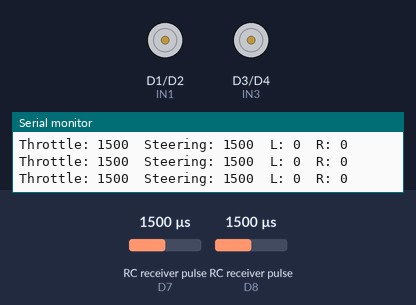
Bench run of a sketch on a simulated ESP8266 (NodeMCU). On the bench: motor-driver pin pairs drawn as motors (green arrow = first pin HIGH = forward, orange = second pin HIGH = backward, longer = more drive, scaled by the enable pin), the last lines printed to the serial monitor. Wiring (inferred from the names in the program): 2 × RC receiver channel: data D7 / data D8. The inputs (shaded band) are chosen by the test bench; at power-on: RC receiver pulse (sensors on D7, D8) 1500 µs.

Above: at 1.2 s.
1.3 s: RC receiver pulse (sensor on D7) set to 1460 µs
2.8 s: RC receiver pulse (sensor on D7) set to 1438 µs
At 3.2 s:
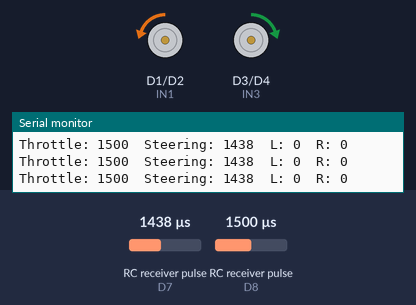
4.3 s: RC receiver pulse (sensor on D8) set to 1463 µs
5.8 s: RC receiver pulse (sensor on D8) set to 1443 µs
At 6.6 s:
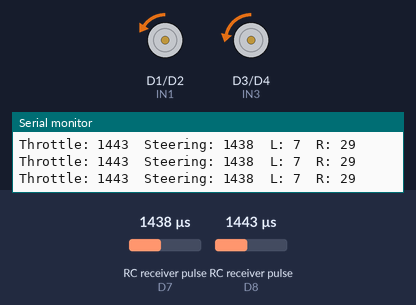
7.3 s: RC receiver pulse (sensor on D7) set to 1020 µs
At 8.5 s:
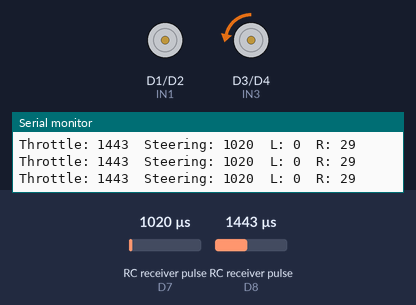
8.8 s: RC receiver pulse (sensor on D8) set to 1020 µs
At 9.2 s:
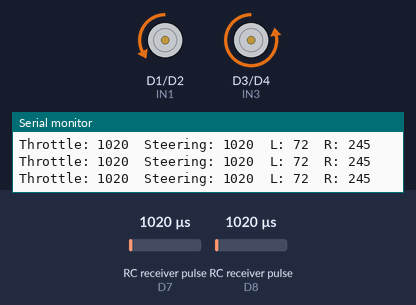
Timing chart, 0 to 11.3 s (numbered marks = the images above; inputs shaded):
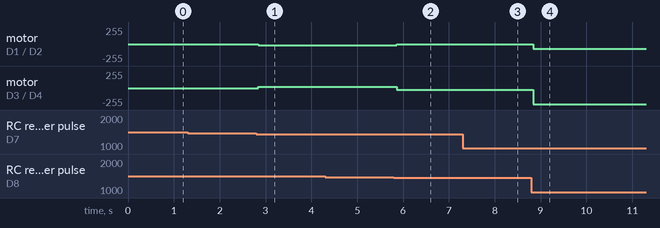

The sketch:

NodeMCU_Chassis.ino
```cpp
// --- 4WD Rover using CT6B Receiver, ESP8266, and L298N ---
// Author: Kareem Un Nawaz
// Version: Stable Smooth Control (All-wheel sync)

// Motor driver pins
#define IN1 D1   // Left motor forward
#define IN2 D2   // Left motor backward
#define IN3 D3   // Right motor forward
#define IN4 D4   // Right motor backward
#define ENA D5   // Left enable (PWM)
#define ENB D6   // Right enable (PWM)

// Receiver pins
#define STEERING_PIN D7  // CH1
#define THROTTLE_PIN D8  // CH2

// Calibration
int throttleNeutral = 1500;
int steeringNeutral = 1500;
int deadzone = 50;

void setup() {
  Serial.begin(9600);

  pinMode(IN1, OUTPUT);
  pinMode(IN2, OUTPUT);
  pinMode(IN3, OUTPUT);
  pinMode(IN4, OUTPUT);
  pinMode(ENA, OUTPUT);
  pinMode(ENB, OUTPUT);

  pinMode(THROTTLE_PIN, INPUT);
  pinMode(STEERING_PIN, INPUT);

  stopMotors();

  Serial.println("✅ 4WD Rover Ready (Smooth Steering + Speed Control)");
}

void loop() {
  int throttleValue = pulseIn(THROTTLE_PIN, HIGH, 25000);
  int steeringValue = pulseIn(STEERING_PIN, HIGH, 25000);

  if (throttleValue == 0 || steeringValue == 0) {
    stopMotors();
    return;
  }

  // Normalize input range (1000–2000 µs)
  int throttle = throttleValue - throttleNeutral;  // forward/backward
  int steering = steeringValue - steeringNeutral;  // left/right

  // Basic deadzone
  if (abs(throttle) < deadzone) throttle = 0;
  if (abs(steering) < deadzone) steering = 0;

  // Map values to PWM range (0–255)
  int baseSpeed = map(abs(throttle), 0, 500, 0, 255);
  baseSpeed = constrain(baseSpeed, 0, 255);

  int turnAdjust = map(abs(steering), 0, 500, 0, 180);
  turnAdjust = constrain(turnAdjust, 0, 180);

  int leftSpeed = baseSpeed;
  int rightSpeed = baseSpeed;

  // Adjust for turning
  if (steering > 0) {          // Turn Right
    rightSpeed -= turnAdjust;
  } else if (steering < 0) {   // Turn Left
    leftSpeed -= turnAdjust;
  }

  // Clamp speed values
  leftSpeed = constrain(leftSpeed, 0, 255);
  rightSpeed = constrain(rightSpeed, 0, 255);

  // Movement Direction
  if (throttle > 0) {
    moveForward(leftSpeed, rightSpeed);
  } else if (throttle < 0) {
    moveBackward(leftSpeed, rightSpeed);
  } else if (steering > 0) {
    turnRightStationary(turnAdjust);
  } else if (steering < 0) {
    turnLeftStationary(turnAdjust);
  } else {
    stopMotors();
  }

  Serial.print("Throttle: "); Serial.print(throttleValue);
  Serial.print("\tSteering: "); Serial.print(steeringValue);
  Serial.print("\tL: "); Serial.print(leftSpeed);
  Serial.print("\tR: "); Serial.println(rightSpeed);
}

// ---- Motor Control ----

void moveForward(int leftPWM, int rightPWM) {
  digitalWrite(IN1, HIGH);
  digitalWrite(IN2, LOW);
  digitalWrite(IN3, HIGH);
  digitalWrite(IN4, LOW);
  analogWrite(ENA, leftPWM);
  analogWrite(ENB, rightPWM);
}

void moveBackward(int leftPWM, int rightPWM) {
  digitalWrite(IN1, LOW);
  digitalWrite(IN2, HIGH);
  digitalWrite(IN3, LOW);
  digitalWrite(IN4, HIGH);
  analogWrite(ENA, leftPWM);
  analogWrite(ENB, rightPWM);
}

void turnLeftStationary(int speed) {
  digitalWrite(IN1, LOW);
  digitalWrite(IN2, HIGH);   // Left backward
  digitalWrite(IN3, HIGH);
  digitalWrite(IN4, LOW);    // Right forward
  analogWrite(ENA, speed);
  analogWrite(ENB, speed);
}

void turnRightStationary(int speed) {
  digitalWrite(IN1, HIGH);
  digitalWrite(IN2, LOW);    // Left forward
  digitalWrite(IN3, LOW);
  digitalWrite(IN4, HIGH);   // Right backward
  analogWrite(ENA, speed);
  analogWrite(ENB, speed);
}

void stopMotors() {
  digitalWrite(IN1, LOW);
  digitalWrite(IN2, LOW);
  digitalWrite(IN3, LOW);
  digitalWrite(IN4, LOW);
  analogWrite(ENA, 0);
  analogWrite(ENB, 0);
}
```

Measured:
- the behaviour switches between 1451 and 1450 µs on RC receiver pulse (sensor on D8) (found by bisection; images 1 and 2)
- after the input at 2.8 s, motor on D1 (IN1) / D2 (IN2): stopped → backward 22/255 at once; motor on D3 (IN3) / D4 (IN4): stopped → forward 22/255 at once
- after the input at 5.8 s, motor on D1 (IN1) / D2 (IN2): backward 22/255 → backward 7/255 after 0.06 s; motor on D3 (IN3) / D4 (IN4): forward 22/255 → backward 29/255 after 0.06 s
- after the input at 7.3 s, motor on D1 (IN1) / D2 (IN2): backward 7/255 → stopped after 0.06 s
- after the input at 8.8 s, motor on D1 (IN1) / D2 (IN2): stopped → backward 72/255 at once; motor on D3 (IN3) / D4 (IN4): backward 29/255 → backward 245/255 at once
